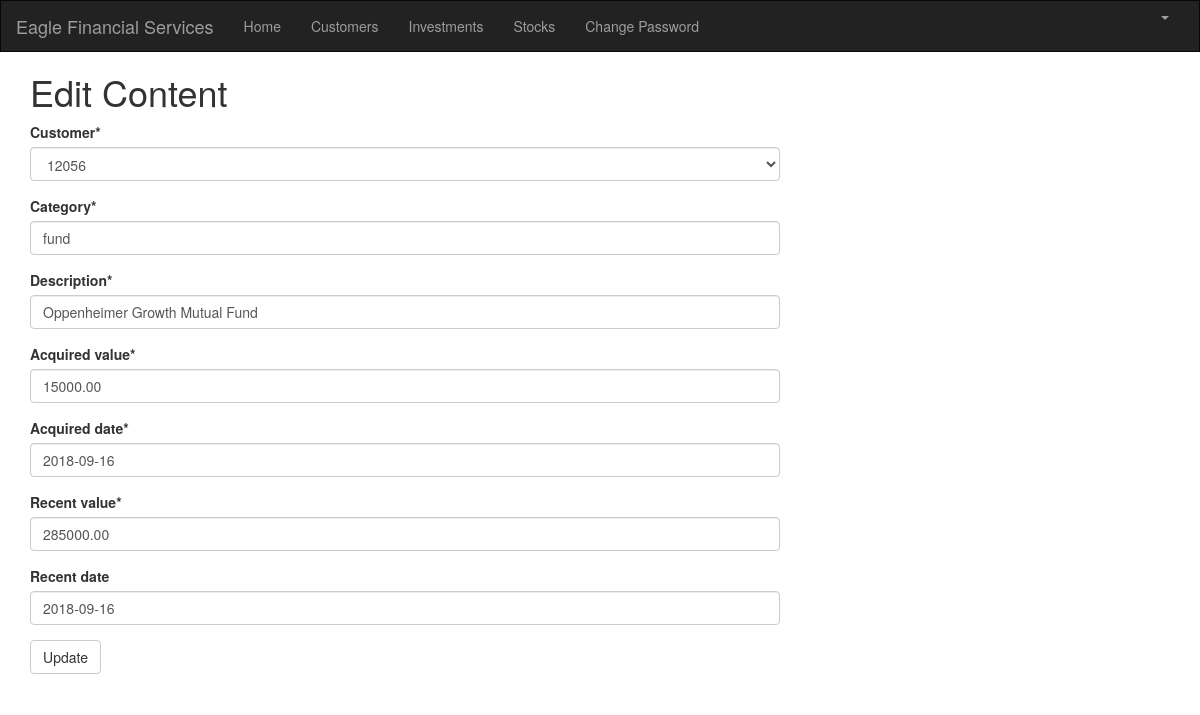
Page /investment/10/edit (signed in) on the committed database.
### portfolio/models.py (models this page shows, shortened)
class Investment(models.Model):
    customer = models.ForeignKey(Customer, on_delete=models.CASCADE,related_name='investments')
    category = models.CharField(max_length=50)
    description = models.CharField(max_length=200)
    acquired_value = models.DecimalField(max_digits=10, decimal_places=2)
    acquired_date = models.DateField(default=timezone.now)
    recent_value = models.DecimalField(max_digits=10, decimal_places=2)
    recent_date = models.DateField(default=timezone.now, blank=True, null=True)

### portfolio/views.py (the view)
# urls.py: path('investment/<int:pk>/edit', views.investment_edit, name='investment_edit'),
@login_required
def investment_edit(request, pk):
    investment = get_object_or_404(Investment, pk=pk)
    if request.method == "POST":
        form = InvestmentForm(request.POST, instance=investment)
        if form.is_valid():
            investment = form.save()
            investment.acquired_date = timezone.now()
            investment.save()
            investments = Investment.objects.filter(acquired_date__lte=timezone.now())
            return render(request, 'portfolio/investment_list.html', {'investments': investments})
    else:
        form = InvestmentForm(instance=investment)
    return render(request, 'portfolio/investment_edit.html', {'form': form})

### portfolio/forms.py
class InvestmentForm(forms.ModelForm):
    class Meta:
        model = Investment
        fields = ('customer', 'category', 'description', 'acquired_value', 'acquired_date', 'recent_value', 'recent_date')

### portfolio/models.py (called while the page is built)
    def __str__(self):
        return str(self.cust_number)

### portfolio/templates/portfolio/investment_edit.html (shortened to what this page needs)
{% extends 'portfolio/base.html' %}
{% load crispy_forms_tags %}
{% block content %}
    <h1>Edit Content</h1>
    <form method="POST" class="investment-form">
        {{ form|crispy }}
        <button type="submit" class="save btn btn-default">Update</button>
    </form>
{% endblock %}

### rows in the picture
Investment: customer "12056", category "fund", description "Oppenheimer Growth Mutual Fund", acquired_value "15000.00", acquired_date "2018-09-16", recent_value "285000.00", recent_date "2018-09-16"
